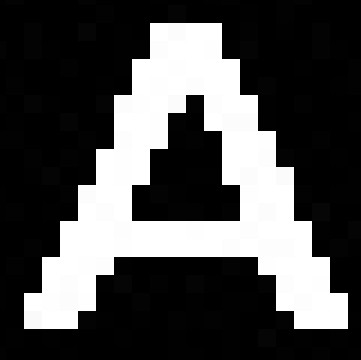
#> input picture LetrasGeneradas/A/A_5.png, 361 x 360 px; its folder holds only this picture in this run
$ python entrenar_ocr.py
#> lines starting #> are read from the running program, lines starting #| are printed output that depends on the picture; after the words box and inside, x2 and y2 are one past the last pixel; in counts of white or black regions, pixels touching at a corner belong together
### ocr_utils.py
"""
Utilitats compartides entre entrenar_ocr.py i segment_cc.py.

IMPORTANT: extraer_caracteristicas() ha de ser idèntica en entrenament i inferència.
Qualsevol canvi aquí afecta els dos scripts i requereix re-entrenar el model.
"""

import cv2
import numpy as np

IMG_WIDTH, IMG_HEIGHT = 20, 30

def extraer_caracteristicas(img_bin, aspect_ratio=1.0):
    """
    Descriptor millorat: píxels plans + projeccions + densitats 3x3 + aspect ratio amb PES.
    """
    pixeles = img_bin.flatten() / 255.0
    proj_h  = np.sum(img_bin, axis=1) / (255.0 * IMG_WIDTH)
    proj_v  = np.sum(img_bin, axis=0) / (255.0 * IMG_HEIGHT)


    h3, w3 = IMG_HEIGHT // 3, IMG_WIDTH // 3
    total  = float(np.sum(img_bin)) or 1.0

    dens = []
    for i in range(3):
        for j in range(3):
            y0, y1 = i * h3, (i + 1) * h3 if i < 2 else IMG_HEIGHT
            x0, x1 = j * w3, (j + 1) * w3 if j < 2 else IMG_WIDTH
            dens.append(np.sum(img_bin[y0:y1, x0:x1]))
    dens = np.array(dens) / total

    peso_aspect_ratio = aspect_ratio * 15.0

    return np.concatenate([pixeles, proj_h, proj_v, dens, [peso_aspect_ratio]]).astype(np.float32)


# [27 lines left out: functions binarizar_char, segmentar_caracteres, not called in this run]

### entrenar_ocr.py
import cv2
import numpy as np
import os
from ocr_utils import IMG_WIDTH, IMG_HEIGHT, extraer_caracteristicas

DATASET_LETRAS = "LetrasGeneradas"
MODELO_SALIDA  = "modelo_knn.xml"
MAPEO_SALIDA   = "mapeo_clases.txt"


def augmentar_imagen(img_bin):
    """
    Genera 10 variants d'una imatge binària 20×30.
    Simula variacions de captura: rotació, gruix de traç i petits desplaçaments.
    """
    cx, cy   = IMG_WIDTH / 2, IMG_HEIGHT / 2
    variants = [img_bin]

    # Rotació lleu (±3° i ±6°)
    for angle in [-6, -3, 3, 6]:
        M   = cv2.getRotationMatrix2D((cx, cy), angle, 1.0)
        rot = cv2.warpAffine(img_bin, M, (IMG_WIDTH, IMG_HEIGHT),
                             flags=cv2.INTER_NEAREST, borderValue=0)
        variants.append(rot)

    # Erosió (traç més prim) i dilatació (traç més gruixut)
    k = np.ones((2, 2), np.uint8)
    variants.append(cv2.erode(img_bin,  k, iterations=1))
    variants.append(cv2.dilate(img_bin, k, iterations=1))

    # Translació lleu (±2 px horitz i vert)
    for dx, dy in [(-2, 0), (2, 0), (0, -2), (0, 2)]:
        M       = np.float32([[1, 0, dx], [0, 1, dy]])
        shifted = cv2.warpAffine(img_bin, M, (IMG_WIDTH, IMG_HEIGHT), borderValue=0)
        variants.append(shifted)

    return variants  # 11 variants per imatge original


def cargar_y_entrenar():
    if not os.path.exists(DATASET_LETRAS):
        print(f"Error: No s'ha trobat '{DATASET_LETRAS}'")
        return

    clases = sorted(d for d in os.listdir(DATASET_LETRAS)
                    if os.path.isdir(os.path.join(DATASET_LETRAS, d)))
    mapeo  = {c: i for i, c in enumerate(clases)}

    with open(MAPEO_SALIDA, "w") as f:
        for c, i in mapeo.items():
            f.write(f"{c}:{i}\n")

    print(f"Classes: {len(clases)}  →  {' '.join(clases)}")

    X_train, y_train = [], []
    per_classe = {}

    print(f"Llegint '{DATASET_LETRAS}' i aplicant augmentació (×11)...\n")

    for clase in clases:
        carpeta = os.path.join(DATASET_LETRAS, clase)
        imgs    = [f for f in os.listdir(carpeta)
                   if f.lower().endswith(('.tif', '.tiff', '.png', '.jpg', '.jpeg'))]
        idx     = mapeo[clase]
        count   = 0

        for nom in imgs:
            img = cv2.imread(os.path.join(carpeta, nom), cv2.IMREAD_GRAYSCALE)
#> img is the input picture: shape (360, 361); min 0, max 255, mean 76.6
            if img is None:
                continue

            h_orig, w_orig = img.shape[:2]
#> h_orig = 360; w_orig = 361
            aspect_ratio   = float(w_orig) / float(h_orig) if h_orig > 0 else 1.0
#> aspect_ratio = 1

            img_res = cv2.resize(img, (IMG_WIDTH, IMG_HEIGHT))
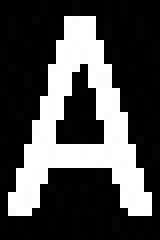
#> img_res: shape (30, 20) (shown 8 times larger); min 0, max 255, mean 75.9
            _, img_bin = cv2.threshold(img_res, 0, 255, cv2.THRESH_BINARY + cv2.THRESH_OTSU)
#> img_bin: shape (30, 20); 29.7% white; 1 white region, box (x1, y1, x2, y2) and area: (1, 2, 19, 27) 178

            # Correcció de fons: assegurar caràcter blanc sobre fons negre
            if np.sum(img_bin[0, :] == 255) > IMG_WIDTH / 2:
                img_bin = cv2.bitwise_not(img_bin)

            for variant in augmentar_imagen(img_bin):
#> in augmentar_imagen, `cx, cy   = IMG_WIDTH / 2, IMG_HEIGHT / 2`: cx = 10; cy = 15
#> in augmentar_imagen, `k = np.ones((2, 2), np.uint8)`: k = [[1, 1], [1, 1]]
                X_train.append(extraer_caracteristicas(variant, aspect_ratio))
                y_train.append(idx)
                count += 1
#> this loop made 11 passes
#> after the loop, X_train = 11 items; count = 11; y_train = [0, 0, 0, 0, 0, 0, 0, 0, 0, 0, 0]

        per_classe[clase] = count
#> pass 2 of the loop in cargar_y_entrenar, `for clase in clases:`:
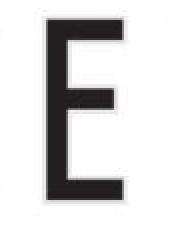
#> input picture LetrasGeneradas/E/E_1.png, 85 x 121 px (shown 2 times larger)
#> img: shape (121, 85)
#> in cargar_y_entrenar, `img_res = cv2.resize(img, (IMG_WIDTH, IMG_HEIGHT))`:
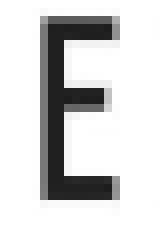
#> img_res: shape (30, 20) (shown 8 times larger); min 29, max 255, mean 213.3
#> in cargar_y_entrenar, `_, img_bin = cv2.threshold(img_res, 0, 255, cv2.THRESH_BINARY + cv2.TH..`:
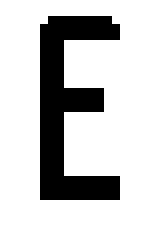
#> img_bin: shape (30, 20) (shown 8 times larger); 79.3% white; 1 black region, box (x1, y1, x2, y2) and area: (5, 2, 15, 25) 124
#> the loop in cargar_y_entrenar, `for variant in augmentar_imagen(img_bin):` made 11 passes
#> total in extraer_caracteristicas on passes 1, 2, 3, 4, 5, 7, 8, 10: 31620, 31620, 31620, 31620, 31620, 43350, 31620, 31620
#> after the loop in cargar_y_entrenar, `for variant in augmentar_imagen(img_bin):`: X_train = 22 items; count = 11; y_train = [0, 0, 0, 0, 0, 0, 0, 0, 0, 0, 0, 1, 1, 1, 1, 1, 1, 1, 1, 1, 1, 1]
#> pass 3 of the loop in cargar_y_entrenar, `for clase in clases:`:
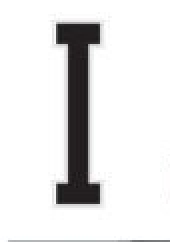
#> input picture LetrasGeneradas/I/I_1.png, 85 x 121 px (shown 2 times larger)
#> in cargar_y_entrenar, `img_res = cv2.resize(img, (IMG_WIDTH, IMG_HEIGHT))`:
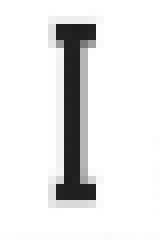
#> img_res: shape (30, 20) (shown 8 times larger); min 29, max 255, mean 229.9
#> in cargar_y_entrenar, `_, img_bin = cv2.threshold(img_res, 0, 255, cv2.THRESH_BINARY + cv2.TH..`:
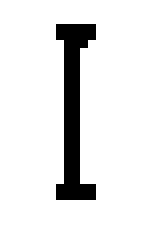
#> img_bin: shape (30, 20) (shown 8 times larger); 90.5% white; black in thin lines or dots, all inside (x1, y1, x2, y2) = (7, 3, 12, 25)
#> the loop in cargar_y_entrenar, `for variant in augmentar_imagen(img_bin):` made 11 passes
#> (total in extraer_caracteristicas, dens in extraer_caracteristicas) on passes 1 to 7: (14535, [0, 0.368, 0, 0, 0.351, 0, 0, 0.281, 0]), (14535, [0, 0.333, 0.0351, 0, 0.351, 0, 0, 0.281, 0]), (14535, [0, 0.333, 0.0351, 0, 0.351, 0, 0, 0.281, 0]), (14535, [0, 0.368, 0, 0, 0.351, 0, 0, 0.281, 0]), (14535, [0, 0.368, 0, 0, 0.351, 0, 0, 0.246, 0.0351]), (7140, [0, 0.357, 0, 0, 0.357, 0, 0, 0.286, 0]), (22440, [0, 0.318, 0.0341, 0, 0.341, 0, 0, 0.273, 0.0341])
#> after the loop in cargar_y_entrenar, `for variant in augmentar_imagen(img_bin):`: X_train = 33 items; count = 11; y_train = 33 values from 0 to 2
#> the loop made 4 passes; the first 3 are shown

    X_train = np.array(X_train, dtype=np.float32)
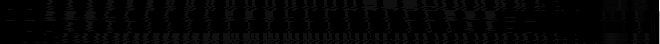
#> X_train: shape (44, 660) float32; min 0, max 15.04, mean 0.266; drawn with min black and max white
    y_train = np.array(y_train, dtype=np.int32)

    min_c = min(per_classe.values())
#> min_c = 11
    max_c = max(per_classe.values())
#> max_c = 11
    print(f"Dataset augmentat : {len(X_train)} mostres totals")
    print(f"Descriptor        : {X_train.shape[1]} característiques per mostra")
#| Descriptor        : 660 característiques per mostra
    print(f"Mostres per classe: min={min_c}  max={max_c}\n")
#| Mostres per classe: min=11  max=11

    print("Entrenant KNN...")
    knn = cv2.ml.KNearest_create()
    knn.train(X_train, cv2.ml.ROW_SAMPLE, y_train)
    knn.save(MODELO_SALIDA)
    print(f"Model guardat a '{MODELO_SALIDA}' ✓")
    print(f"Mapeo  guardat a '{MAPEO_SALIDA}' ✓")


if __name__ == "__main__":
    cargar_y_entrenar()
